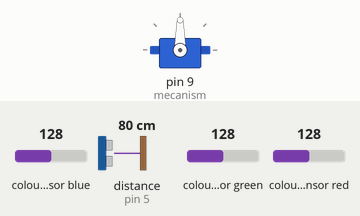
This sketch was run on a simulated Arduino Uno, built with avr-gcc and run on an emulated ATmega328P. Shown: servo. Wiring (inferred from the names in the program): ultrasonic range finder: trigger pin 6; echo pin 5. The inputs (shaded band) are chosen by the test bench; at power-on: colour sensor blue 128, distance to the obstacle (sensor on pin 5) 80 cm, colour sensor green 128, colour sensor red 128. The echo pulse lasts 58.3 µs per cm; what the sketch prints to the serial monitor is not drawn.

Above: at 0.1 s.
At 2.1 s:
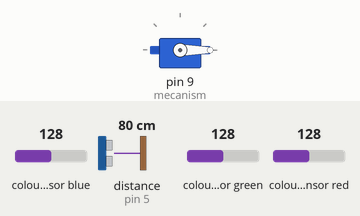
Timing chart, 0 to 3.6 s (numbered marks = the images above):
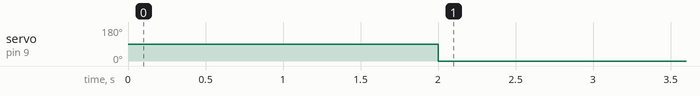

Measured:
- by itself, servo on pin 9 (mecanism): 90° → 0° at 2.0 s

The sketch:

sketch_oct29a.ino
```cpp
#include "Adafruit_TCS34725.h"
#include <Servo.h>
Adafruit_TCS34725 tcs = Adafruit_TCS34725(TCS34725_INTEGRATIONTIME_50MS, TCS34725_GAIN_1X);
Servo mecanism;

// HC-SR04
int trig = 6;
int echo = 5;
int servo = 13;

int time;
int distance;


void setup() {
  pinMode(trig, OUTPUT);
  pinMode(echo, INPUT);

  mecanism.attach(9);
  Serial.begin(9600);
  if(tcs.begin()){

    Serial.println("Beginning...");
    delay(2000);
  }
  else {

    Serial.println("Error");
    Serial.println("Check conections and try again!");
    while(1)delay(500);
  }
}

void loop() {
  mecanism.write(0);

  // Servo & HC-SR04
  digitalWrite(trig, HIGH);
  delay(1);
  digitalWrite(trig, LOW);
  int time = pulseIn(echo, HIGH);
  int distance = time / 58.2;

  uint16_t R,G,B,C;
  tcs.getRawData(&R,&G,&B,&C);
  if(G> R && G > B && distance<4){
    mecanism.write(220);
    delay(5000);
  }

  else if(B> G && B > R && distance<4){
    mecanism.write(310);
    delay(5000);
  }

}
```
